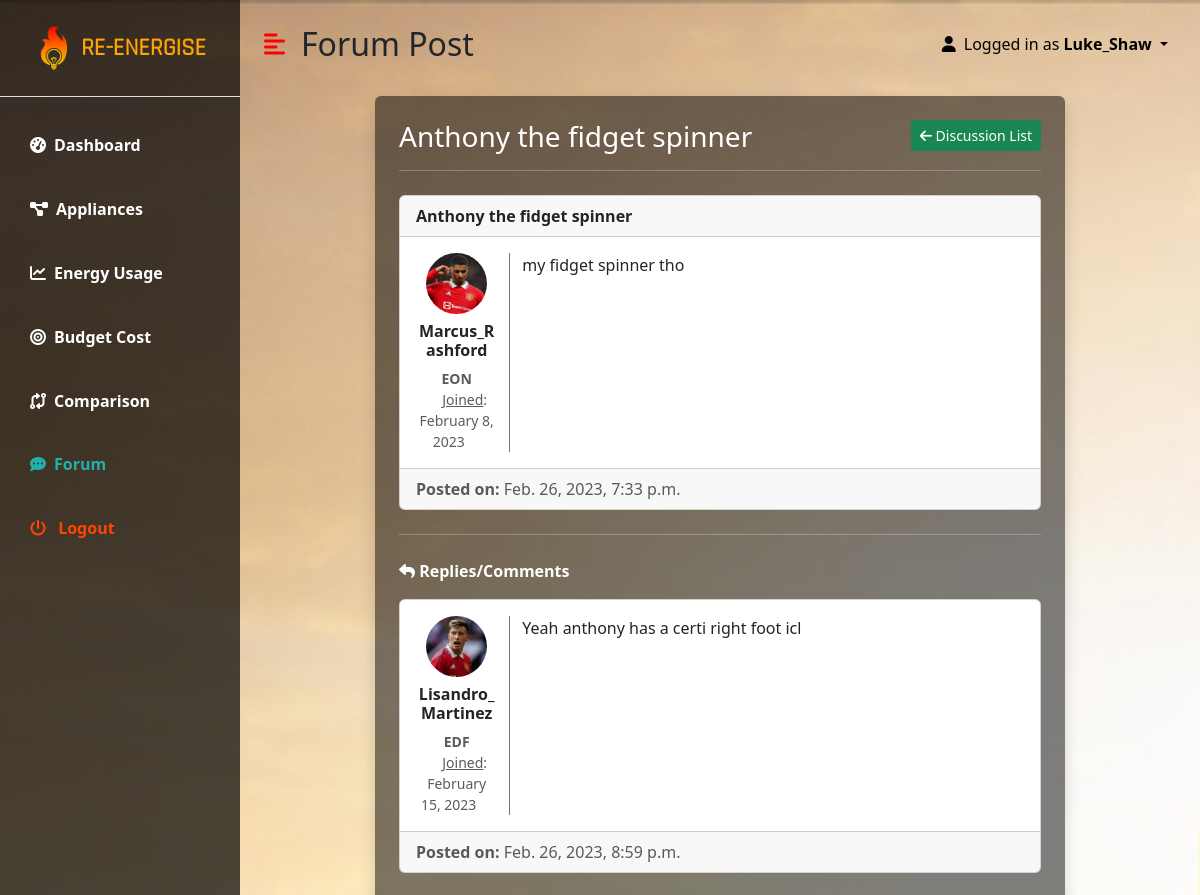
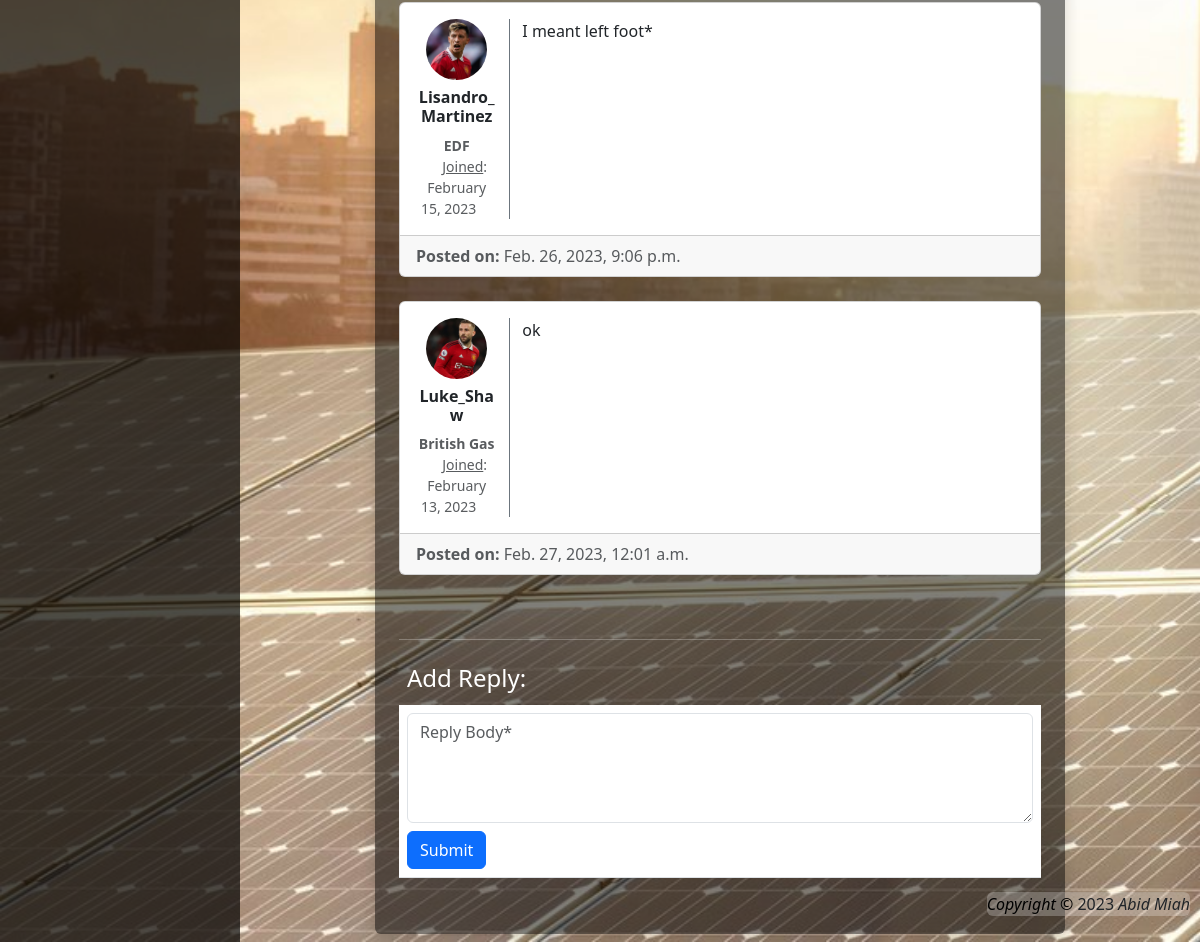
Page /post/9 (signed in) on the committed database (2 pictures, top to bottom).
### EnergyApp/models.py (models this page shows, shortened)
class ForumPost(models.Model):
    title = models.CharField(max_length=200)
    description = models.TextField()
    createdBy = models.ForeignKey(UserProfile, on_delete=models.CASCADE)
    createdAt = models.DateTimeField(auto_now_add=True)

class UserProfile(models.Model):
    PROVIDER_CHOICES = [
        ("EDF", "EDF"),
        ("British Gas", "British Gas"),
        ("EON", "EON"),
    ]
    user = models.OneToOneField(User, on_delete=models.CASCADE)
    picture = models.ImageField(upload_to='profiles', null=True, blank=True)
    dob = models.DateField()
    provider = models.ForeignKey(EnergyProvider, on_delete=models.CASCADE, max_length=20)
    def __str__(self):
        return str(self.user)

class EnergyProvider(models.Model):
    name = models.CharField(max_length=100, unique=True, default="Other")
    elecDailyCharge = models.DecimalField(
        decimal_places=2, max_digits=10, default="0")
    gasDailyCharge = models.DecimalField(
        decimal_places=2, max_digits=10, default="0")
    elecPerKwh = models.DecimalField(
        decimal_places=2, max_digits=10, default="0")
    gasPerKwh = models.DecimalField(
        decimal_places=2, max_digits=10, default="0")
    def __str__(self):
        return str(self.name)

class ForumComment(models.Model):
    post = models.ForeignKey(ForumPost, on_delete=models.CASCADE, related_name='comments')
    body = models.TextField()
    createdBy = models.ForeignKey(UserProfile, on_delete=models.CASCADE)
    createdAt = models.DateTimeField(auto_now_add=True)

### EnergyApp/views.py (the view, shortened to what this page needs)
# urls.py: path('post/<int:id>', views.post, name='post'),
@login_required(login_url="/login")
def post(request, id):
    specificPost = get_object_or_404(ForumPost, id=id)
    postComments =  ForumComment.objects.filter(post=specificPost)
    userProfile = UserProfile.objects.get(user=request.user)
    context = {
        'specificPost' : specificPost,
        'postComments': postComments
    }
    return render(request, 'main/post.html', context)

### EnergyApp/templates/main/post.html (shortened to what this page needs)
{% extends 'base.html' %}
{% load static %}
{% block content %}
<html lang="en">
<head>
    <link rel="stylesheet" type="text/css" href="public/lib/sceditor/minified/themes/default.min.css" />
</head>
<body>
    {% if user.is_authenticated %}
    <div class="container-fluid px-4">
        <div class="row rounded p-2 justify-content-center">
            <div class="col-lg-9 col-12 p-4 rounded shadow" style="background-color: rgba(1, 1, 1, 0.5);">
            <h3 style="color:white">{{ specificPost.title }}
                <a href="/forum" class="btn btn-success btn-sm float-end" style="color:white"><i class="fas fa-arrow-left"></i> Discussion List</a>
            </h3>
            <hr class="border-white mb-4" />
            <div class="card">
                <div class="card-header" style="display: flex; align-items: center;">
                    <div style="flex: 1;" class="fw-bold">{{ specificPost.title }}</div>
                </div>
              <div class="card-body">
                <div class="row">
                    <div class="col-sm-2 justify-content-center text-center">
                            {% if specificPost.createdBy.picture %}
                            <a href="{{ specificPost.createdBy.picture.url }}">
                                <img class="img-fluid rounded-circle align-items-center text-center justify-content-center" style="width:75%" src="{{ specificPost.createdBy.picture.url }}" alt="">
                            </a>
                            {% else %}
                            <img class="img-fluid rounded-circle align-items-center text-center justify-content-center" style="width:75%" src="{% static 'images/defaultImage.svg' %}" alt="">
                            {% endif %}
                          <h6 class="mt-2 fw-bold">{{ specificPost.createdBy }}</h6>
                          <small class="text-muted fw-bold">{{ specificPost.createdBy.provider }}</small>
                          <br>
                          <small class="text-muted m-2 p-2"><u>Joined</u>: {{ specificPost.createdBy.user.date_joined|date:"F j, Y" }}</small>
                          <br>
                    </div>
                    <div class="col-sm-9 border-start border-secondary">
                        <p>{{ specificPost.description }}</p>
                    </div>
                </div>
              </div>
              <div class="card-footer text-muted">
                <b>Posted on: </b>{{ specificPost.createdAt }}
              </div>
            </div>
            <hr class="border-white mb-4 mt-4" />
            <p class="fw-bold" style="color:white"><i class="fa fa-reply"></i> Replies/Comments</p>
            {% if postComments %}
            {% for comment in postComments %}
            <div class="card">
              <div class="card-body">
                <div class="row">
                    <div class="col-sm-2 justify-content-center text-center">
                        {% if comment.createdBy.picture %}
                        <a href="{{ comment.createdBy.picture.url }}">
                            <img class="img-fluid rounded-circle align-items-center text-center justify-content-center" style="width:75%" src="{{ comment.createdBy.picture.url }}" alt="">
                        </a>
                        {% else %}
                        <img class="img-fluid rounded-circle align-items-center text-center justify-content-center" style="width:75%" src="{% static 'images/defaultImage.svg' %}" alt="">
                        {% endif %}
                        <h6 class="mt-2 fw-bold">{{ comment.createdBy }}</h6>
                        <small class="text-muted fw-bold">{{ comment.createdBy.provider }}</small>
                        <br>
                        <small class="text-muted m-2 p-2"><u>Joined</u>: {{ comment.createdBy.user.date_joined|date:"F j, Y" }}</small>
                        <br>
                    </div>
                    <div class="col-sm-9 border-start border-secondary">
                        <p>{{ comment.body }}</p>
                    </div>
                </div>
              </div>
              <div class="card-footer text-muted">
                <b>Posted on: </b>{{ comment.createdAt }}
              </div>
            </div>
            <br>
            {% endfor %}
            {% else %}
            <div class="display-6" style="color:white">No comments.</div>
            {% endif %}
            <hr class="border-white" />
            <h4 class="mb-1 mt-3 p-2" style="color:white">Add Reply:</h4>
            <form action="" method="POST">
                <div class="table-responsive mt-1">
                    <table class="table">
                        <tbody>
                            <tr>
                                <td>
                                    <textarea class="form-control mb-2" placeholder="Reply Body*" rows="4" name="reply_body" required></textarea>
                                    <button type="submit" class="btn btn-primary" name="">Submit</button>
                                </td>
                            </tr>
                        </tbody>
                    </table>
                </div>
            </form>
    {% endif %}
</body>
</html>
{% endblock %}

### EnergyApp/templates/base.html (shortened to what this page needs)
{% load static %}
<html lang="en">
<head>
  <link href="https://cdn.jsdelivr.net/npm/bootstrap@5.3.0-alpha1/dist/css/bootstrap.min.css" rel="stylesheet"
>
  <link rel="stylesheet" href="https://cdnjs.cloudflare.com/ajax/libs/font-awesome/6.2.1/css/all.min.css">
</head>
<body>
  <div class="d-flex" id="wrapper">
    <div class="" style="background-color: rgba(1, 1, 1, 0.7); color:white" id="sidebar-wrapper">
      <a href="/" style="text-decoration-line:none">
        <div style="color:orange;" class="sidebar-heading text-center py-4 fs-4 fw-bold text-uppercase border-bottom">
          <img src="{% static 'images/energylogo2.png' %}" alt="" style="height: 2em; width: auto;">
          <span style="font-family: 'Rajdhani'">Re-Energise</span>
        </div>
      </a>
      <div class="list-group list-group-flush my-3">
        <a href="/dashboard" id="dash" class="list-group-item list-group-item-action bg-transparent second-text fw-bold active">
          <i class="fas fa-tachometer-alt me-2"></i>Dashboard
        </a>
        <a href="/appliances" id="appl"
          class="list-group-item list-group-item-action bg-transparent second-text fw-bold">
          <i class="fas fa-project-diagram me-2"></i>Appliances
        </a>
        <a href="/usage" id="usage" class="list-group-item list-group-item-action bg-transparent second-text fw-bold">
          <i class="fas fa-chart-line me-2"></i>Energy Usage
        </a>
        <a href="/budget" id="budget" class="list-group-item list-group-item-action bg-transparent second-text fw-bold">
          <i class="fas fa-bullseye me-2"></i>Budget Cost
        </a>
        <a href="/comparison" id="comp"
          class="list-group-item list-group-item-action bg-transparent second-text fw-bold">
          <i class="fas fa-code-compare me-2"></i>Comparison
        </a>
        <a href="/forum" id="forum" class="list-group-item list-group-item-action bg-transparent second-text fw-bold">
          <i class="fas fa-comment-dots me-2"></i>Forum
        </a>
        <a href="/logout" class="list-group-item list-group-item-action bg-transparent fw-bold" style="color:orangered">
          <i class="fas fa-power-off me-2"></i> Logout
        </a>
      </div>
    </div>
    <div id="page-content-wrapper">
      <nav class="navbar navbar-expand-lg navbar-dark bg-transparent py-4 px-4">
        <div class="d-flex align-items-center">
          <i style="color: red" class="fas fa-align-left fs-4 me-3" id="menu-toggle"></i>
          <h2 class="fs-2 m-0" id="titlee">Dashboard</h2>
        </div>
        <div class="collapse navbar-collapse" id="navbarSupportedContent">
          <ul class="navbar-nav ms-auto mb-2 mb-lg-0">
            {% if user.is_authenticated %}
            <li class="nav-item dropdown">
              <a href="" style="color: black" class="nav-link dropdown-toggle" id="navbarDropdown" type="button"
                role="button" data-bs-toggle="dropdown" aria-expanded="false">
                <i class="fas fa-user me-2"></i>Logged in as <b>{{ user.username }}</b>
              </a>
            </li>
            {% endif %}
          </ul>
        </div>
      </nav>
      <div class="copyright font-weight-bold">
        <p class="font-weight-bold rounded" style="background-color: rgba(255, 255, 255, 0.25);">
          <i style="color:black">Copyright &copy;</i> 2023 <i>Abid Miah</i>
        </p>
      </div>
      {% block content %}
      {% endblock %}
    </div>
  </div>
</body>
</html>

### EnergyApp/templates/base.html (style rules this page uses)
.copyright { position: fixed; bottom: 0; right: 0; padding: 10px; }
:root { --main-bg-color: blue; --main-text-color: lightseagreen; --second-text-color: white; --second-bg-color: black; }
.second-text { color: var(--second-text-color); }
#wrapper { overflow-x: hidden; background-image: url(../static/images/download.jpeg); background-repeat: no-repeat; background-size: cover; background-attachment: fixed; }
#sidebar-wrapper { min-height: 100vh; margin-left: -15rem; -webkit-transition: margin 0.25s ease-out; -moz-transition: margin 0.25s ease-out; -o-transition: margin 0.25s ease-out; transition: margin 0.25s ease-out; }
#sidebar-wrapper .sidebar-heading { padding: 0.875rem 1.25rem; font-size: 1.2rem; }
#sidebar-wrapper .list-group { width: 15rem; }
#page-content-wrapper { min-width: 100vw; }
#menu-toggle { cursor: pointer; }
.list-group-item { border: none; padding: 20px 30px; }
.list-group-item.active { background-color: transparent; color: var(--main-text-color); font-weight: bold; border: none; }
@media (min-width: 850px) { #sidebar-wrapper { margin-left: 0; } }
@media (min-width: 850px) { #page-content-wrapper { min-width: 0; width: 100%; } }

### rows in the picture
ForumPost: title "Anthony the fidget spinner", createdBy.picture (picture), createdBy "Marcus_Rashford", createdBy.provider "EON", createdBy.user.date_joined "February 8, 2023", description "my fidget spinner tho", createdAt "Feb. 26, 2023, 7:33 p.m."
ForumComment: createdBy.picture (picture), createdBy "Lisandro_Martinez", createdBy.provider "EDF", createdBy.user.date_joined "February 15, 2023", body "Yeah anthony has a certi right foot icl", createdAt "Feb. 26, 2023, 8:59 p.m."
ForumComment: createdBy.picture (picture), createdBy "Lisandro_Martinez", createdBy.provider "EDF", createdBy.user.date_joined "February 15, 2023", body "I meant left foot*", createdAt "Feb. 26, 2023, 9:06 p.m."
ForumComment: createdBy.picture (picture), createdBy "Luke_Shaw", createdBy.provider "British Gas", createdBy.user.date_joined "February 13, 2023", body "ok", createdAt "Feb. 27, 2023, 12:01 a.m."

### other values in the picture
{{ user.username }} "Luke_Shaw"
